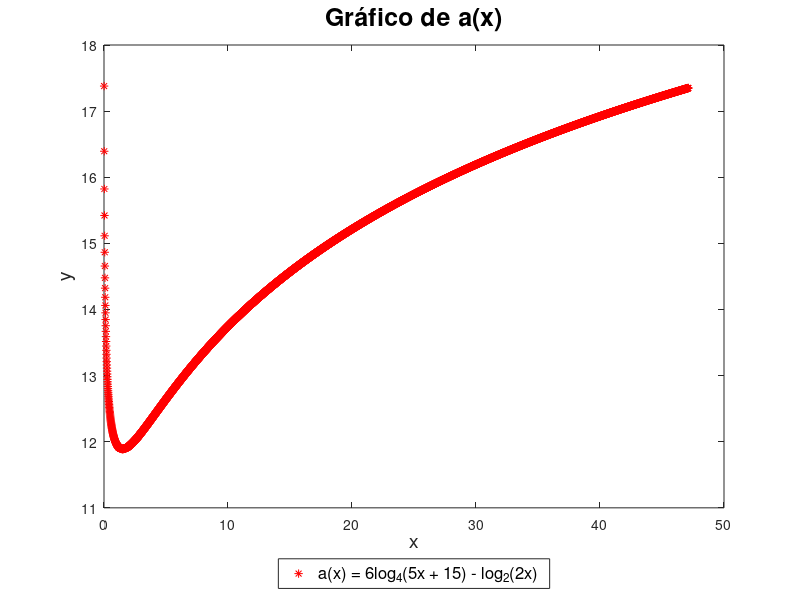
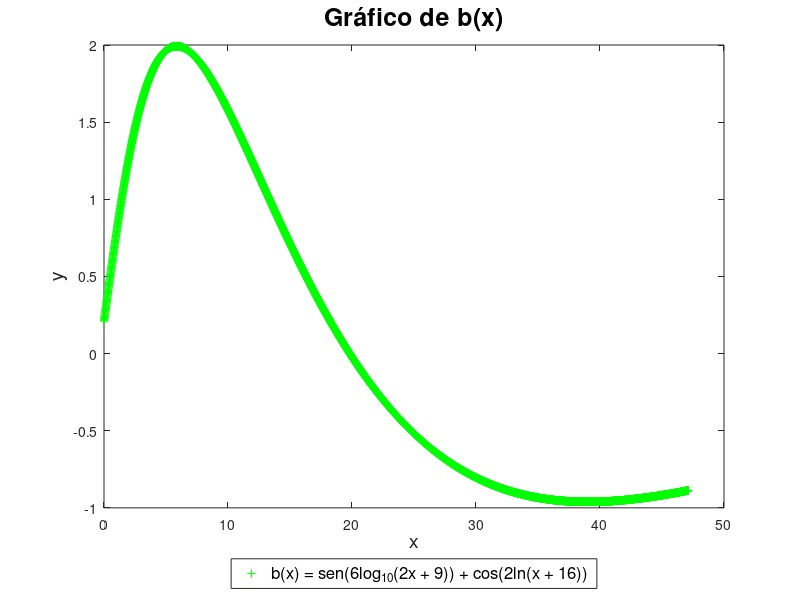
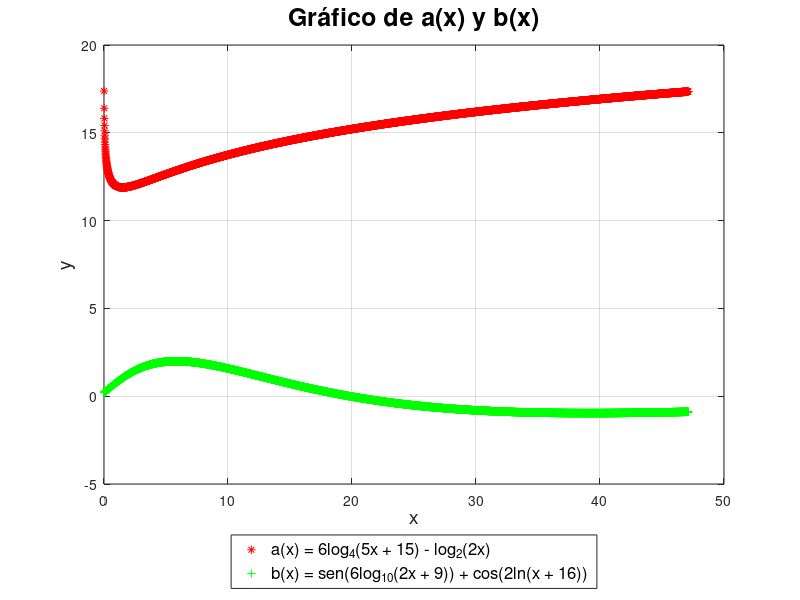
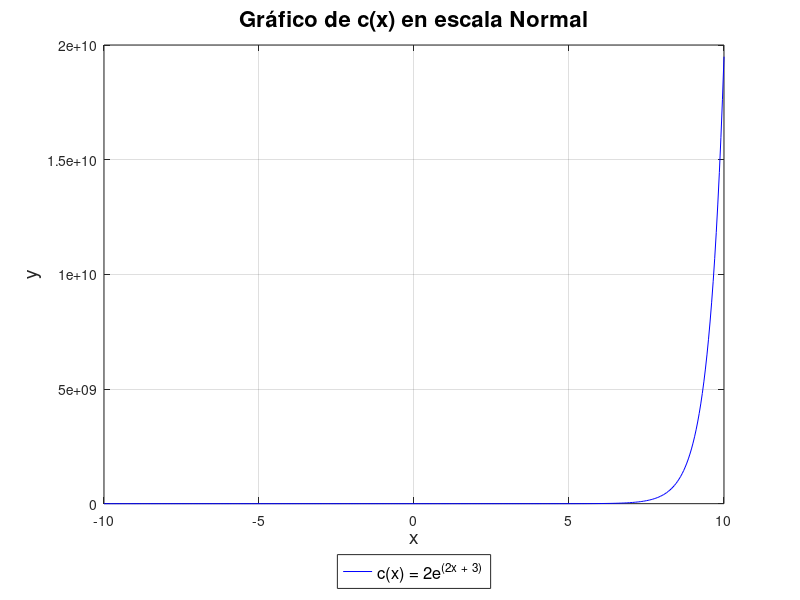

The MATLAB script that drew these images, in order: (Note: this script raises an error after producing the figures.)
%% Laboratorio 1 
% Felipe Gonzalez C. (19.360.650-4)
% Cristóbal Medrano A. (19.083.864-1)

close all

% Formato de salidas
format long

% Directorios:

% functions: Carpeta que contiene funciones del laboratorio.
addpath('./functions')

%% Primera parte
% Funcion que permite obtener el logaritmo de x con base c
log_base_c = @(x, c) log(x)/log(c);

% Funcion que permite obtener el logaritmo natural de x
log_n = @(x) log(x);

% Se definen las funciones del enunciado a, b y c.
a = @(x) 6 * log_base_c((5 * x + 15), 4) - log_base_c((2 * x), 2);
b = @(x) sin(6 * log_base_c((2 * x + 9), 10)) + cos(2 * log_n(x + 16));
c = @(x) 2 * exp(2 * x + 3);

% Se definen los dominios correspondientes.
domain_ab = 0:.01:(15 * pi);    % dominio de las funciones a y b.
domain_c = -10:.05:10;          % dominio de la funcion c.

% Se obtiene el recorrido de cada función a, b y c.
range_a  = a(domain_ab);
range_b  = b(domain_ab);
range_c  = c(domain_c);

% Se crean los gráficos de cada función (a y b)
figure1 = figure('Name', 'Función a(x)');
title_a = 'a(x) = 6log_4(5x + 15) - log_2(2x)';
grid on;
plot(domain_ab, range_a, 'r*');
title('Gráfico de a(x)', 'FontSize', 18);
ylabel('y', 'FontSize', 14);
xlabel('x', 'FontSize', 14);
legend(title_a, 'Location', 'southoutside', 'FontSize', 12);

figure2 = figure('Name', 'Función b(x)');
title_b = 'b(x) = sen(6log_1_0(2x + 9)) + cos(2ln(x + 16))';
grid on;
plot(domain_ab, range_b, 'g+');
title('Gráfico de b(x)', 'FontSize', 18);
ylabel('y', 'FontSize', 14);
xlabel('x', 'FontSize', 14);
legend(title_b, 'Location', 'southoutside', 'FontSize', 12);

% Se crea el gráfico de a y b en conjunto
figure3 = figure('Name', 'Función a(x) y b(x)');
plot(domain_ab, range_a, 'r*', domain_ab, range_b, 'g+');
grid on;
title('Gráfico de a(x) y b(x)', 'FontSize', 18);
ylabel('y', 'FontSize', 14);
xlabel('x', 'FontSize', 14);
legend(title_a, title_b, 'Location', 'southoutside', 'FontSize', 12);

% Se crean los gráficos para la funcion c.
figure4 = figure('Name', 'Función c(x)');
title_c = 'c(x) = 2e^(^2^x ^+ ^3^)';
plot(domain_c, range_c, 'b-');
grid on;
title('Gráfico de c(x) en escala Normal', 'FontSize', 16);
ylabel('y', 'FontSize', 14);
xlabel('x', 'FontSize', 14);
legend(title_c, 'Location', 'southoutside', 'FontSize', 12);

figure5 = figure('Name', 'Función c(x) - Logarítmica');
semilogy(domain_c, range_c, 'b-');
grid on;
title('Gráfico de c(x) en escala Logarítmica', 'FontSize', 16);
ylabel('y', 'FontSize', 14);
xlabel('x', 'FontSize', 14);
legend(title_c, 'Location', 'southoutside', 'FontSize', 12);

%% Segunda parte (Newton Rapshon - recursivo)

disp('El formato del polinomio debe ser: [1 0 2] <=> x^2 + 2')
polynomial =  input('Ingrese un polinomio: ');
iterations = input('Ingrese la cantidad máxima de iteraciones: ');
tol = input('Ingrese la tolerancia del error (valores entre 0 y 1): ');
initial_value = input('Ingrese el valor inicial: ');

[root, error_obtained, remaining_iterations] = newton_rapshon(polynomial, ...
                                        iterations, tol, initial_value);
disp('El valor obtenido es:')
disp(root)
disp('El error obtenido es de: ')
disp(error_obtained)
disp('La cantidad de iteraciones usadas es: ')
disp(iterations - remaining_iterations)

%% Segunta parte (Desviacion estandar)
list = input('Ingrese una lista de numeros: ');
std_value = standard_desviation(list);
disp('El valor de la desviación estandar es:')
disp(std_value)


